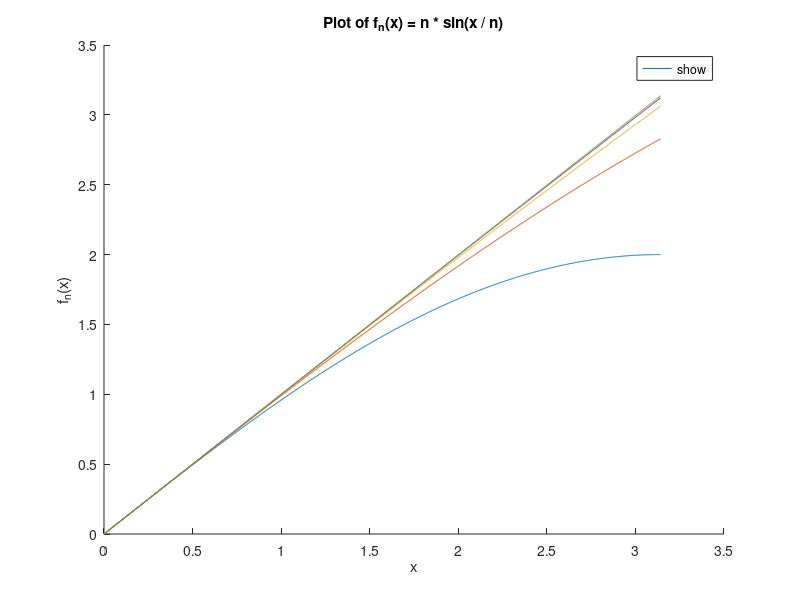
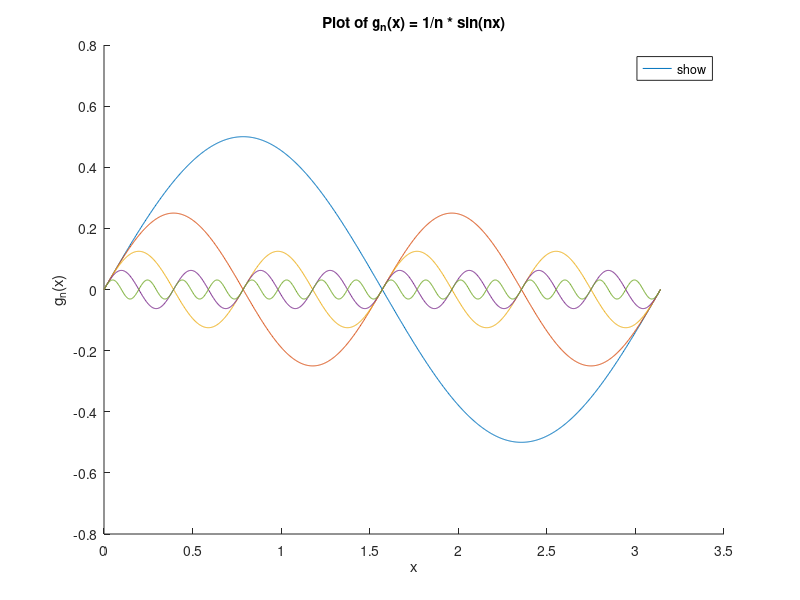
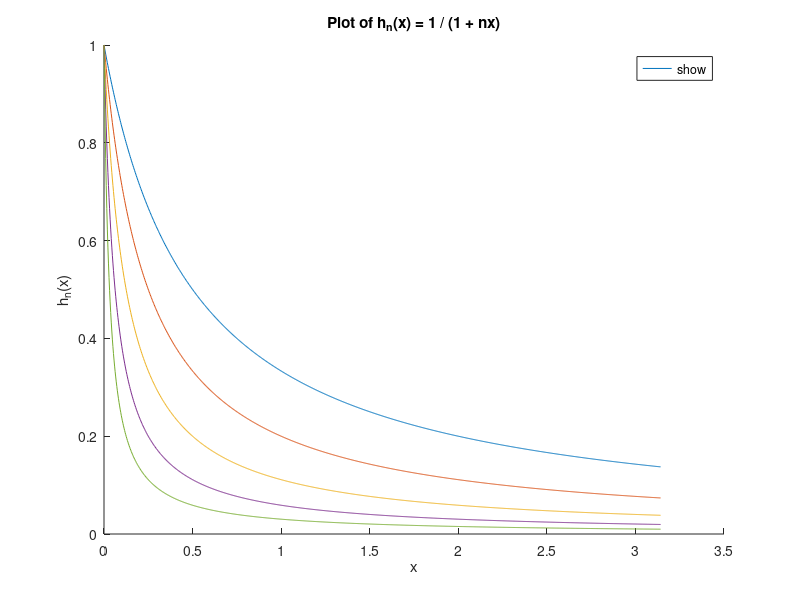
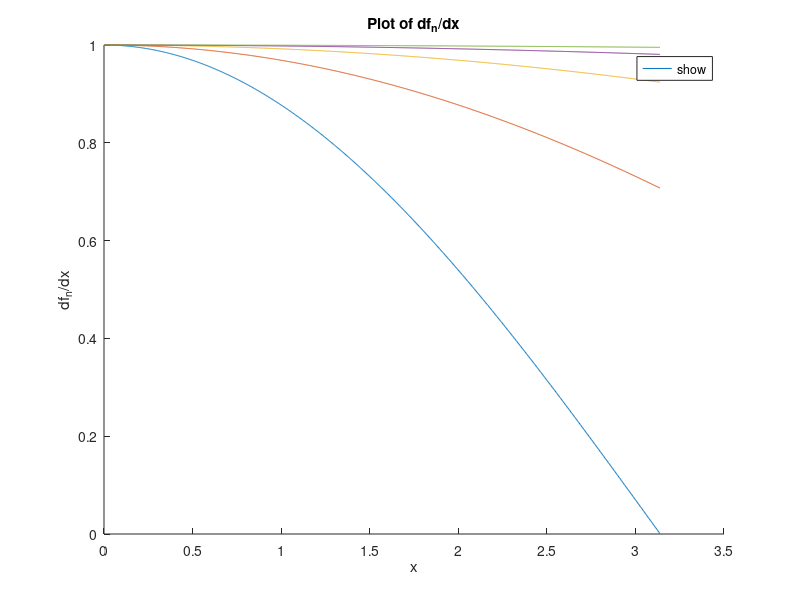

Write the MATLAB code that produced these figures, in order. (Note: this script raises an error after producing the figures.)
%% q1.1.1 plot functions
close all
% Define x in the interval (0, pi)
x = linspace(0,pi,1000);

% Define n values
n_values = 2.^(1:5);

% Create and plot f_n(x)
figure
hold on
for n = n_values
    fn = n * sin(x./n);
    plot(x,fn,'DisplayName',sprintf('n = %d',n))
end
title('Plot of f_n(x) = n * sin(x / n)')
xlabel('x')
ylabel('f_n(x)')
legend('show','Location','best')
hold off

% Create and plot g_n(x)
figure
hold on
for n = n_values
    gn = 1./n * sin(n.*x);
    plot(x,gn,'DisplayName',sprintf('n = %d',n))
end
title('Plot of g_n(x) = 1/n * sin(nx)')
xlabel('x')
ylabel('g_n(x)')
legend('show','Location','best')
hold off

% Create and plot h_n(x)
figure
hold on
for n = n_values
    hn = 1./(1 + n.*x);
    plot(x,hn,'DisplayName',sprintf('n = %d',n))
end
title('Plot of h_n(x) = 1 / (1 + nx)')
xlabel('x')
ylabel('h_n(x)')
legend('show','Location','best')
hold off

%% q1.1.2 plot derivatives 

% Define x in the interval (0, pi)
x = linspace(0,pi,1000);
dx = x(2) - x(1);  % compute delta x for derivative

% Define n values
n_values = 2.^(1:5);

% Create and plot derivatives of f_n(x)
figure
hold on
for n = n_values
    fn = n * sin(x./n);
    dfn = diff(fn)./dx;
    plot(x(1:end-1),dfn,'DisplayName',sprintf('n = %d',n))
end
title('Plot of df_n/dx')
xlabel('x')
ylabel('df_n/dx')
legend('show','Location','best')
hold off

% Create and plot derivatives of g_n(x)
figure
hold on
for n = n_values
    gn = 1./n * sin(n.*x);
    dgn = diff(gn)./dx;
    plot(x(1:end-1),dgn,'DisplayName',sprintf('n = %d',n))
end
title('Plot of dg_n/dx')
xlabel('x')
ylabel('dg_n/dx')
legend('show','Location','best')
hold off

% Create and plot derivatives of h_n(x)
figure
hold on
for n = n_values
    hn = 1./(1 + n.*x);
    dhn = diff(hn)./dx;
    plot(x(1:end-1),dhn,'DisplayName',sprintf('n = %d',n))
end
title('Plot of dh_n/dx')
xlabel('x')
ylabel('dh_n/dx')
legend('show','Location','best')
hold off

%% q1.3 
syms x n real;  % declare x and n as symbolic variables

f = n * sin(x/n);  % define the function
f_squared = f^2;  % square the function

% compute the integral
integral_f_squared = int(f_squared, x, 0, pi);

% display the result
disp(integral_f_squared);

f_derivative = diff(f, x);  % compute the derivative of f
disp(f_derivative);
f_derivative_squared = f_derivative^2;  % square the derivative

% compute the integral of the squared derivative
integral_f_derivative_squared = int(f_derivative_squared, x, 0, pi);

% display the result
disp(integral_f_derivative_squared);

%% q1.3.2
close all
% define f_l2 and f_h1
f_l2 = integral_f_squared^0.5;
f_h1 = (integral_f_derivative_squared + integral_f_squared)^0.5;

% create an array of n values
n_values = 1:0.1:10;

% convert symbolic functions to function handles for numerical evaluation
f_l2_handle = matlabFunction(f_l2);
f_h1_handle = matlabFunction(f_h1);

% compute f_l2 and f_h1 values for given n values
f_l2_values = f_l2_handle(n_values);
f_h1_values = f_h1_handle(n_values);

% create and configure the plot
figure
plot(n_values, f_l2_values, 'DisplayName', '||f||_{0,2}')
hold on
plot(n_values, f_h1_values, 'DisplayName', '||f||_{1,2}')
xlabel('n')
ylabel('Function Value')
title('Plot of ||f||_{0,2} and ||f||_{1,2} vs n')
legend('show','Location','best')
hold off
%% q1.4.1
close all
% declare x and n as symbolic variables
syms x n real;

% define the functions
f_n = n * sin(x/n); 
f_inf = x; 

% calculate the difference
f_diff = f_n - f_inf;

% calculate the square of the difference
f_diff_squared = f_diff^2;

% calculate the square of the derivative of the difference
f_diff_derivative_squared = (diff(f_diff, x))^2;

% compute the integrals of the squares and their square roots
l2_norm = sqrt(int(f_diff_squared, x, 0, pi));
h1_norm = sqrt(int(f_diff_squared, x, 0, pi) + int(f_diff_derivative_squared, x, 0, pi));

% convert symbolic expressions to function handles for numerical evaluation
l2_norm_handle = matlabFunction(l2_norm, 'Vars', {n});
h1_norm_handle = matlabFunction(h1_norm, 'Vars', {n});
f_diff_handle = matlabFunction(f_diff, 'Vars', {n, x});

% create an array of n values
n_values = linspace(1, 50, 100);
x = linspace(0, pi, 50);
% compute l2_norm and h1_norm values for given n values
l2_norm_values = arrayfun(l2_norm_handle, n_values);
h1_norm_values = arrayfun(h1_norm_handle, n_values);

% compute inf_norm values for each n using numerical optimization
inf_norm_values = zeros(size(n_values));

for i = 1:numel(n_values)
    inf_norm_values(i) = max(abs(f_diff_handle(n_values(i), x)));
end

% create and configure the plot
figure
loglog(n_values, l2_norm_values, 'LineWidth', 2, 'DisplayName', 'L2 Norm')
hold on
loglog(n_values, inf_norm_values, 'LineWidth', 2, 'DisplayName', 'Infinity Norm')
loglog(n_values, h1_norm_values, 'LineWidth', 2, 'DisplayName', 'H1 Norm')
xlabel('n')
ylabel('Norm')
title('Log-Log Plot of L2, Infinity, and H1 Norms vs n')
legend('show','Location','best')
grid on
hold off

%%
close all
% declare x and n as symbolic variables
syms x n real;

% define the functions
f_n = 1/n * sin(n*x); 
f_inf = 0; 

% calculate the difference
f_diff = f_n - f_inf;

% calculate the square of the difference
f_diff_squared = f_diff^2;

% calculate the square of the derivative of the difference
f_diff_derivative_squared = (diff(f_diff, x))^2;
disp(f_diff_derivative_squared);

% compute the integrals of the squares and their square roots
l2_norm = sqrt(int(f_diff_squared, x, 0, pi));

h1_norm = sqrt(int(f_diff_squared,  x, 0, pi) + int(f_diff_derivative_squared, x, 0, pi));
disp(h1_norm);
% convert symbolic expressions to function handles for numerical evaluation
l2_norm_handle = matlabFunction(l2_norm, 'Vars', {n});
h1_norm_handle = matlabFunction(h1_norm, 'Vars', {n});
f_diff_handle = matlabFunction(f_diff, 'Vars', {n, x});

% create an array of n values
n_values = linspace(1, 50, 100);
x = linspace(0, pi, 50);
% compute l2_norm and h1_norm values for given n values
l2_norm_values = arrayfun(l2_norm_handle, n_values);
h1_norm_values = arrayfun(h1_norm_handle, n_values);

% compute inf_norm values for each n using numerical optimization
inf_norm_values = zeros(size(n_values));

for i = 1:numel(n_values)
    inf_norm_values(i) = max(abs(f_diff_handle(n_values(i), x)));
end

% create and configure the plot
% figure
% hold on
% plot(n_values, l2_norm_values, 'DisplayName', 'L2 Norm')
% plot(n_values, inf_norm_values, 'DisplayName', 'Infinity Norm')
% plot(n_values, h1_norm_values, 'DisplayName', 'H1 Norm')
% xlabel('n')
% ylabel('Norm')
% title('Plot of L2, Infinity, and H1 Norms vs n')
% legend('show','Location','best')
% hold off
figure
loglog(n_values, l2_norm_values, 'LineWidth', 2, 'DisplayName', 'L2 Norm')
hold on
loglog(n_values, inf_norm_values, 'LineWidth', 2, 'DisplayName', 'Infinity Norm')
loglog(n_values, h1_norm_values, 'LineWidth', 2, 'DisplayName', 'H1 Norm')
xlabel('n')
ylabel('Norm')
title('Log-Log Plot of L2, Infinity, and H1 Norms vs n')
legend('show','Location','best')
grid on
hold off

%%
close all
% declare x and n as symbolic variables
syms x n real;

% define the functions
f_n = 1/(1 + n *x); 
f_inf = 0; 

% calculate the difference
f_diff = f_n - f_inf;

% calculate the square of the difference
f_diff_squared = f_diff^2;

% calculate the square of the derivative of the difference
f_diff_derivative_squared = (diff(f_diff, x))^2; % Check this part. 

% compute the integrals of the squares and their square roots
%l2_norm = sqrt(int(f_diff_squared, x, 0.0, pi)); % Check this part. 

l2_norm = (pi / (n * pi + 1))^0.5;
disp(f_diff_derivative_squared);
disp(int(f_diff_squared, x, 0.0, pi));
disp(int(f_diff_derivative_squared, x, 0.0, pi));

h1_norm_square = int(f_diff_squared, x, 0.0, pi)  + int( f_diff_derivative_squared, x, 0.0, pi);
disp(h1_norm_square);
%h1_norm = sqrt(h1_norm_square);

h1_norm = ( n/3 + pi/(pi*n + 1) - n/(3*(n*pi + 1)^3)) ^0.5; 

% convert symbolic expressions to function handles for numerical evaluation
l2_norm_handle = matlabFunction(l2_norm, 'Vars', {n});
h1_norm_handle = matlabFunction(h1_norm, 'Vars', {n});
f_diff_handle = matlabFunction(f_diff, 'Vars', {n, x});

% create an array of n values
n_values = linspace(1, 50, 100);
x = linspace(0, pi, 50);
% compute l2_norm and h1_norm values for given n values
l2_norm_values = arrayfun(l2_norm_handle, n_values);
h1_norm_values = arrayfun(h1_norm_handle, n_values);

% compute inf_norm values for each n using numerical optimization
inf_norm_values = zeros(size(n_values));

for i = 1:numel(n_values)
    inf_norm_values(i) = max(abs(f_diff_handle(n_values(i), x)));
end

% create and configure the plot
% figure
% hold on
% plot(n_values, l2_norm_values, 'DisplayName', 'L2 Norm')
% plot(n_values, inf_norm_values, 'DisplayName', 'Infinity Norm')
% plot(n_values, h1_norm_values, 'DisplayName', 'H1 Norm')
% xlabel('n')
% ylabel('Norm')
% title('Plot of L2, Infinity, and H1 Norms vs n')
% legend('show','Location','best')
% hold off
figure
loglog(n_values, l2_norm_values, 'LineWidth', 2, 'DisplayName', 'L2 Norm')
hold on
loglog(n_values, inf_norm_values, 'LineWidth', 2, 'DisplayName', 'Infinity Norm')
loglog(n_values, h1_norm_values, 'LineWidth', 2, 'DisplayName', 'H1 Norm')
xlabel('n')
ylabel('Norm')
title('Log-Log Plot of L2, Infinity, and H1 Norms vs n')
legend('show','Location','best')
grid on
hold off

%% q2.0
close all 
clear
k_array = [1,2,4];
i_array = [4,5,6,7];

nel_array = 2.^(i_array(:));

v_w_func = @(w, x) cos(w * x);
w_w_func = @(w, x) max(x.^w, 0);

u_func = @(x) v_w_func(30.0, x);
coord = [-1.0, 1.0];
plot_size = 20; % plot size per mesh

% for k_i = 1:3
%     [int_func_array, plot_coord_array] = assemble(nel_array(1), k_array(k_i), coord, u_func, plot_size);
%     total_plot_size = plot_size * nel_array(1);
%     plot_func(plot_coord_array, int_func_array, u_func);
% 
% end
%% q2.1 || u - u_h|_{0,2}
u_l2_norm_array = zeros(size(nel_array, 1), 3);
u_h1_norm_array = zeros(size(nel_array, 1), 3);

for k_i = 1:size(k_array, 2)
    for i_i = 1:size(i_array,2)
        [int_func_array, plot_coord_array] = assemble(nel_array(i_i), k_array(k_i), coord, u_func, plot_size);
        %[u_l2, u_h1_semi] = calcNorm(int_func_array, int_func_der_array, plot_coord_array, u_func);
        [u_l2, u_h1_semi] = calcNormNum(int_func_array, plot_coord_array, u_func);
        u_h1_norm_array(i_i, k_i) = u_h1_semi;
        u_l2_norm_array(i_i, k_i) = u_l2;
        
    end
end

%%
y_name = "log(||u - Iu||_{0, 2})";
plotConvergence(nel_array, u_l2_norm_array, k_array, y_name);

y_name = "log(||u^{'} - Iu^{'}||_{0, 2})";
plotConvergence(nel_array, u_h1_norm_array, k_array, y_name);

%% q2(a) - (b) odd element number
close all
clear

k_array = [1,2,4];
i_array = [4,5,6,7];

nel_array = 2.^(i_array(:)) + 1;

v_w_func = @(w, x) cos(w * x);
w_w_func = @(w, x) max(x.^w, 0);

u_func = @(x) w_w_func(1.0, x);
coord = [-1.0, 1.0];
plot_size = 20; % plot size per mesh

% for k_i = 1:3
%     [int_func_array, plot_coord_array] = assemble(nel_array(1), k_array(k_i), coord, u_func, plot_size);
%     total_plot_size = plot_size * nel_array(1);
%     plot_func(plot_coord_array, int_func_array, u_func);
% 
% end

%% q2.1 || u - u_h|_{0,2}
u_l2_norm_array = zeros(size(nel_array, 1), 3);
u_h1_norm_array = zeros(size(nel_array, 1), 3);

for k_i = 1:size(k_array, 2)
    for i_i = 1:size(i_array,2)
        [int_func_array, plot_coord_array] = assemble(nel_array(i_i), k_array(k_i), coord, u_func, plot_size);
        %[u_l2, u_h1_semi] = calcNorm(int_func_array, int_func_der_array, plot_coord_array, u_func);
        [u_l2, u_h1_semi] = calcQ2NormNum(int_func_array, plot_coord_array, u_func);
        u_h1_norm_array(i_i, k_i) = u_h1_semi;
        u_l2_norm_array(i_i, k_i) = u_l2;
        
    end
end

%%
y_name = "log(||u - Iu||_{0, 2})";
plotConvergence(nel_array, u_l2_norm_array, k_array, y_name);

y_name = "log(|u - Iu|_{1, 2})";
plotConvergence(nel_array, u_h1_norm_array, k_array, y_name);

%% q2(c) even element number
close all
clear

k_array = [1,2,4];
i_array = [4,5,6,7];

nel_array = 2.^(i_array(:));

v_w_func = @(w, x) cos(w * x);
w_w_func = @(w, x) max(x.^w, 0);

u_func = @(x) w_w_func(1.0, x);
coord = [-1.0, 1.0];
plot_size = 20; % plot size per mesh

% for k_i = 1:3
%     [int_func_array, plot_coord_array] = assemble(nel_array(1), k_array(k_i), coord, u_func, plot_size);
%     total_plot_size = plot_size * nel_array(1);
%     plot_func(plot_coord_array, int_func_array, u_func);
% 
% end
%% q2.1 || u - u_h|_{0,2}
u_l2_norm_array = zeros(size(nel_array, 1), 3);
u_h1_norm_array = zeros(size(nel_array, 1), 3);

for k_i = 1:size(k_array, 2)
    for i_i = 1:size(i_array,2)
        [int_func_array, plot_coord_array] = assemble(nel_array(i_i), k_array(k_i), coord, u_func, plot_size);
        %[u_l2, u_h1_semi] = calcNorm(int_func_array, int_func_der_array, plot_coord_array, u_func);
        [u_l2, u_h1_semi] = calcQ2NormNum(int_func_array, plot_coord_array, u_func);
        u_h1_norm_array(i_i, k_i) = u_h1_semi;
        u_l2_norm_array(i_i, k_i) = u_l2;
        
    end
end

%%
y_name = "log(||u - Iu||_{0, 2})";
plotConvergence(nel_array, u_l2_norm_array, k_array, y_name);

y_name = "log(|u - Iu|_{1, 2})";
plotConvergence(nel_array, u_h1_norm_array, k_array, y_name);


%% q3 compare L2 norm for u = v30 and u = v60 for k = 2 and nel = 200.
close all
clear

k = 2;
nel = 200;

v_w_func = @(w, x) cos(w * x);
w_w_func = @(w, x) max(x.^w, 0);

u_func1 = @(x) v_w_func(30.0, x);
u_func2 = @(x) v_w_func(60.0, x);

coord = [-1.0, 1.0];
plot_size = 20; % plot size per mesh

[int_func_array, plot_coord_array] = assemble(nel, k, coord, u_func1, plot_size);
%plot_func(plot_coord_array, int_func_array, u_func1);
[u_l2, u_h1_semi] = calcQ2NormNum(int_func_array, plot_coord_array, u_func1);
disp(u_l2);

[int_func_array, plot_coord_array] = assemble(nel, k, coord, u_func2, plot_size);
%plot_func(plot_coord_array, int_func_array, u_func2);
[u_l2, u_h1_semi] = calcQ2NormNum(int_func_array, plot_coord_array, u_func2);
disp(u_l2);

%% q4 examine the effect of essential boundary conditions
close all
clear

k = 1;
m_array = [1./2, 1, 2, 4];
i_array = [3, 4, 5, 6];
nel_array = 2.^(i_array(:)) + 1;

v_w_func = @(w, x) cos(w * x);
w_w_func = @(w, x) max(x.^w, 0);

u_func = @(x) v_w_func(1.0, x);
coord = [-1.0, 1.0];
plot_size = 20; % plot size per mesh

for m_i = 1:size(m_array, 2)
    [int_func_array, plot_coord_array] = q4_assemble(nel_array(2), k, coord, u_func, plot_size, m_array(m_i) );
    %total_plot_size = plot_size * nel_array(1);
    plot_func(plot_coord_array, int_func_array, u_func);
end

%% q4.1 || u - u_h||_{1,2}
m_array= [1,2,4];
u_h1_norm_array = zeros(size(nel_array, 1), 3);
u_l2_norm_array = zeros(size(nel_array, 1), 3);

for m_i = 1:size(m_array, 2)
    for i_i = 1:size(i_array,2)
        [int_func_array, plot_coord_array] = q4_assemble(nel_array(i_i), k, coord, u_func, plot_size, m_array(m_i));
        [u_l2, u_prime_l2] = calcNormNum(int_func_array, plot_coord_array, u_func);
        %u_h1 = calcQ4NormNum(int_func_array, plot_coord_array, u_func);
        u_h1_norm_array(i_i, m_i) = u_prime_l2; 
        u_l2_norm_array(i_i, m_i) = u_l2;

    end
end

%%
y_name = "log(||u - Iu||_{0, 2})";
plotConvergenceQ4(nel_array, u_l2_norm_array, m_array, y_name);

%%
y_name = "log(||u' - Iu'||_{0, 2})";
plotConvergenceQ4(nel_array, u_h1_norm_array, m_array, y_name);


function [u_l2, u_h1_semi] = calcNormNum(int_func_array, ...
                                        plot_coord_array, exact_func)
    y_values = exact_func(plot_coord_array);  
    
    %u_l2 = norm(int_func_array -  y_values);
    u_l2 = sqrt(trapz(plot_coord_array, (int_func_array -  y_values).^2));
    % Calculate the derivative of the exact function
    y_prime_values = gradient(y_values, plot_coord_array);
    int_func_prime_array = gradient(int_func_array, plot_coord_array);

    %u_h1_semi = sqrt(trapz(plot_coord_array, (int_func_prime_array - y_prime_values).^2));
    u_h1_semi = sqrt(trapz(plot_coord_array, (int_func_prime_array -  y_prime_values).^2));
end

function [u_l2, u_h1_semi] = calcQ2NormNum(int_func_array, ...
                                        plot_coord_array, exact_func)
    y_values = exact_func(plot_coord_array);  
    
    %u_l2 = norm(int_func_array -  y_values);
    u_l2 = sqrt(trapz(plot_coord_array, (int_func_array -  y_values).^2));
    % Calculate the derivative of the exact function
    y_diff_prime = gradient(int_func_array - y_values, plot_coord_array); 

    %u_h1_semi = sqrt(trapz(plot_coord_array, (int_func_prime_array - y_prime_values).^2));
    u_h1_semi = sqrt(trapz(plot_coord_array, (y_diff_prime).^2));
end


function u_h1 = calcQ4NormNum(int_func_array, ...
                                        plot_coord_array, exact_func)

    y_values = exact_func(plot_coord_array); 
    y_prime_values = gradient(y_values, plot_coord_array);
    int_func_prime_array = gradient(int_func_array, plot_coord_array);

    y_prime_diff = int_func_prime_array - y_prime_values;
    %u_l2 = norm(int_func_array -  y_values);

    u_l2_2 = trapz(plot_coord_array, (y_prime_diff).^2);
    % Calculate the derivative of the exact function
    y_prime_diff_prime = gradient(y_prime_diff, plot_coord_array); 
    u_h1_semi_2 =  trapz(plot_coord_array, (y_prime_diff_prime).^2);

    u_h1 = sqrt(u_l2_2 + u_h1_semi_2);

end

function [u_l2, u_h1_semi] = calcNorm(int_func_array, int_func_der_array, ...
                                        plot_coord_array, exact_func)
    syms x;
    y_values = exact_func(plot_coord_array);
    exact_func_prime = diff(exact_func, x);
    y_prime_values = double(subs(exact_func_prime, plot_coord_array));
    
    u_l2 = norm(int_func_array -  y_values);
    u_h1_semi = norm(int_func_der_array - y_prime_values);
    
%     grad_func = diff(exact_func, x);
% 
%     dx = plot_coord_array(2) - plot_coord_array(1);  % compute delta x for derivative
% 
%     for n = n_values
%         fn = n * sin(x./n);
%         dfn = diff(fn)./dx;
%         plot(x(1:end-1),dfn,'DisplayName',sprintf('n = %d',n))
%     end

end

function plotConvergence(h_array, error_array, k_array, y_axis)

    % Check inputs
    if length(h_array) ~= size(error_array, 1)
        error('Input arrays must be of the same length.')
    end

    % Create figure
    figure('Color', 'w', 'Units', 'inches', 'Position', [1 1 7 5])
    
    % Define marker types for different curves
    markers = {'ko-', 'bs-', 'gd-'};
    
    hold on
    
    % Initialize legend entries
    legend_entries = strings(1, 2 * length(k_array));
    
    % Loop over each column in error_array
    for i = 1:size(error_array, 2)
        % Create log-log plot
        loglog(h_array, error_array(:, i), markers{i}, 'LineWidth', 2, 'MarkerSize', 10)

        % Calculate and display the slope of the line
        P = polyfit(log(h_array(:)), log(error_array(:, i)), 1);
        disp(['The slope of the line for k = ', num2str(k_array(i)), ' is ', num2str(P(1))])

        % Add line showing slope
        loglog(h_array, exp(P(2))*h_array.^P(1), '--', 'LineWidth', 2)
        
        % Add slope value on plot
        text(h_array(end), error_array(end, i), ['Slope=', num2str(P(1), 2)], 'VerticalAlignment', 'bottom')

        % Update legend entries
        legend_entries(2 * i - 1) = ['Data k=', num2str(k_array(i))];
        legend_entries(2 * i) = ['Slope k=', num2str(k_array(i))];
    end

    % Add labels, title, and legend
    xlabel('Log(Nel)', 'FontSize', 14)
    ylabel(y_axis, 'FontSize', 14)
    title('Convergence Plot', 'FontSize', 16)
    legend(legend_entries, 'Location', 'best')
    grid on
    
    % Set axes properties
    set(gca, 'FontSize', 12, 'Box', 'on', 'XMinorTick', 'on', 'YMinorTick', 'on', 'XScale', 'log', 'YScale', 'log')

    hold off
end

function plotConvergenceQ4(h_array, error_array, k_array, y_axis)

    % Check inputs
    if length(h_array) ~= size(error_array, 1)
        error('Input arrays must be of the same length.')
    end

    % Create figure
    figure('Color', 'w', 'Units', 'inches', 'Position', [1 1 7 5])
    
    % Define marker types for different curves
    markers = {'ko-', 'bs-', 'gd-'};
    
    hold on
    
    % Initialize legend entries
    legend_entries = strings(1, 2 * length(k_array));
    
    % Loop over each column in error_array
    for i = 1:size(error_array, 2)
        % Create log-log plot
        loglog(h_array, error_array(:, i), markers{i}, 'LineWidth', 2, 'MarkerSize', 10)

        % Calculate and display the slope of the line
        P = polyfit(log(h_array(:)), log(error_array(:, i)), 1);
        
        disp(['The slope of the line for m = ', num2str(k_array(i)), ' is ', num2str(P(1))])

        % Add line showing slope
        loglog(h_array, exp(P(2))*h_array.^P(1), '--', 'LineWidth', 2)
        
        % Add slope value on plot
        text(h_array(end), error_array(end, i), ['Slope=', num2str(P(1), 2)], 'VerticalAlignment', 'bottom')

        % Update legend entries
        legend_entries(2 * i - 1) = ['Data m=', num2str(k_array(i))];
        legend_entries(2 * i) = ['Slope m=', num2str(k_array(i))];
    end

    % Add labels, title, and legend
    xlabel('Log(Nel)', 'FontSize', 14)
    ylabel(y_axis, 'FontSize', 14)
    title('Convergence Plot', 'FontSize', 16)
    legend(legend_entries, 'Location', 'best')
    grid on
    
    % Set axes properties
    set(gca, 'FontSize', 12, 'Box', 'on', 'XMinorTick', 'on', 'YMinorTick', 'on', 'XScale', 'log', 'YScale', 'log')

    hold off
end

function plot_func(plot_coord_array, int_value_array, exact_func)
    % Input:
    % int_func - symbolic function with variable x
    % exact_func - anonymous function
    % coords - array of two endpoints

    y_values = exact_func(plot_coord_array);
    
    % Create a new figure
    figure;
    
    % Plot the symbolic function
    plot(plot_coord_array, int_value_array, 'LineWidth', 2, 'DisplayName', 'int\_func');
    hold on;
    
    % Plot the anonymous function
    plot(plot_coord_array, y_values, 'LineWidth', 2, 'DisplayName', 'exact\_func');
    
    % Add title and labels
    title('Comparison of int\_func and exact\_func');
    xlabel('x');
    ylabel('y');
    
    % Add legend
    legend('Location', 'best');
    
    hold off;
end


function [int_func_array, plot_coord_array] = assemble(nel, k, coord, u_func, plot_size)
    % nel: element number
    % k: polynomial order
    % coord: end points of the entire domain
    % u_func: ground truth
    %int_func_value = zeros(plot_size, 1);
    syms x;
    plot_coord_array = zeros(1, plot_size*nel );
    int_func_array = zeros(1, plot_size*nel );
    
    coord_array = linspace(coord(1), coord(2), nel + 1);
    for i = 1:nel
        % loop through element
        x_coord = coord_array(i: i+1);
        L = lagrange_interpolant(k, x_coord, u_func);
        plot_coord = linspace(x_coord(1), x_coord(2), plot_size);
        for j = 1:k+1
            % loop through local shape functions
            %disp(plot_coord(1,:));
            int_func_array(1, ( i-1)*plot_size + 1 : i*plot_size) = int_func_array(1, ( i-1)*plot_size + 1 : i*plot_size) +...
                                        double(subs(L(j), plot_coord(1,:)));
            %L_der = diff( L(j), x);
            %int_func_der_array(1, ( i-1)*plot_size + 1 : i*plot_size) = int_func_array(1, ( i-1)*plot_size + 1 : i*plot_size) +...
            %                            double(subs( L_der, plot_coord(1,:)));
                                    
            plot_coord_array(1, ( i-1)*plot_size + 1 : i*plot_size) = plot_coord(1,:);
            %disp(double(subs(L(j), plot_coord(1,:))));
            %int_func = int_func + L(j);
        end 
    end
    
end

function [int_func_array, plot_coord_array] = q4_assemble(nel, k, coord, u_func, plot_size, m )
    % nel: element number
    % k: polynomial order
    % coord: end points of the entire domain
    % u_func: ground truth
    %int_func_value = zeros(plot_size, 1);
    syms x;
    plot_coord_array = zeros(1, plot_size*nel );
    int_func_array = zeros(1, plot_size*nel );
    
    coord_array = linspace(coord(1), coord(2), nel + 1);
    h = abs( coord_array(2) - coord_array(1));
    disp(h);

    for i = 1:nel
        % loop through element
        x_coord = coord_array(i: i+1);
        L = q4_lagrange_interpolant(k, x_coord, u_func, m, h);
        plot_coord = linspace(x_coord(1), x_coord(2), plot_size);

        for j = 1:k+1
            % loop through local shape functions
            %disp(plot_coord(1,:));
            int_func_array(1, ( i-1)*plot_size + 1 : i*plot_size) = int_func_array(1, ( i-1)*plot_size + 1 : i*plot_size) +...
                                        double(subs(L(j), plot_coord(1,:)));
            %L_der = diff( L(j), x);
            %int_func_der_array(1, ( i-1)*plot_size + 1 : i*plot_size) = int_func_array(1, ( i-1)*plot_size + 1 : i*plot_size) +...
            %                            double(subs( L_der, plot_coord(1,:)));
                                    
            plot_coord_array(1, ( i-1)*plot_size + 1 : i*plot_size) = plot_coord(1,:);
            %disp(double(subs(L(j), plot_coord(1,:))));
            %int_func = int_func + L(j);
        end 
    end
    
end

function L = lagrange_interpolant(k, x_coord, u_func)
    % Input: 
    % k - order of the Lagrange polynomial
    % x_coord - vector with start and end points of the interval [x_start, x_end]
    % u_func is the function to be approximated 

    % Create k+1 equally spaced nodes within the interval
    x_nodes = linspace(x_coord(1), x_coord(2), k+1);
    u_values = u_func(x_nodes);

    % Declare x as symbolic variable
    syms x;

    % Initialize L as a zero polynomial
    L = sym(zeros(1, k+1));

    % Compute the Lagrange polynomials
    for j = 1:(k+1)
        % Start with L_j(x) = 1
        L(j) = 1;

        % Multiply by (x - x_i) / (x_j - x_i) for all i ≠ j
        for i = 1:(k+1)
            if i ~= j
                L(j) = L(j) * (x - x_nodes(i)) / (x_nodes(j) - x_nodes(i));
            end
        end
        L(j) = L(j)*u_values(j);
    end

    %Modify the Lagrange polynomials so they are 0 outside of x_coord
    for j = 1:(k+1)
        L(j) = piecewise(x < x_coord(1), 0, x > x_coord(2), 0, L(j));
    end

end

function L = q4_lagrange_interpolant(k, x_coord, u_func, m, h)
    % Input: 
    % k - order of the Lagrange polynomial
    % x_coord - vector with start and end points of the interval [x_start, x_end]
    % u_func is the function to be approximated 

    % Create k+1 equally spaced nodes within the interval
    x_nodes = linspace(x_coord(1), x_coord(2), k+1);
    u_values = u_func(x_nodes);

    % Declare x as symbolic variable
    syms x;

    % Initialize L as a zero polynomial
    L = sym(zeros(1, k+1));

    % Compute the Lagrange polynomials
    for j = 1:(k+1)
        % Start with L_j(x) = 1
        L(j) = 1;

        % Multiply by (x - x_i) / (x_j - x_i) for all i ≠ j
        for i = 1:(k+1)
            if i ~= j
                L(j) = L(j) * (x - x_nodes(i)) / (x_nodes(j) - x_nodes(i));
            end
        end
        if (abs( x_coord(2) - 1.0) < 1e-10)
            u_values(j) = u_values(j) + h^m;
        end
        L(j) = L(j)*u_values(j);
    end

    %Modify the Lagrange polynomials so they are 0 outside of x_coord
    for j = 1:(k+1)
        L(j) = piecewise(x < x_coord(1), 0, x > x_coord(2), 0, L(j));
    end

end






